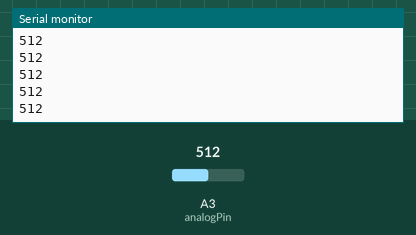
Recording of a sketch running on a simulated Arduino Uno, built with avr-gcc and run on an emulated ATmega328P. Parts: the last lines printed to the serial monitor. Inputs (shaded band) come from the test bench; at power-on: A3 (analogPin) = 512.

Above: at 1.2 s.
1.3 s: A3 (analogPin) set to 716
At 2.2 s:
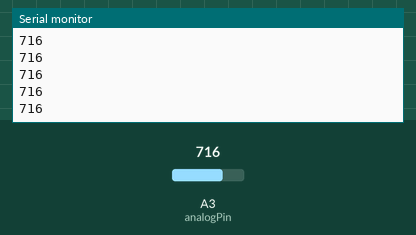
2.8 s: A3 (analogPin) set to 900
At 3.4 s:
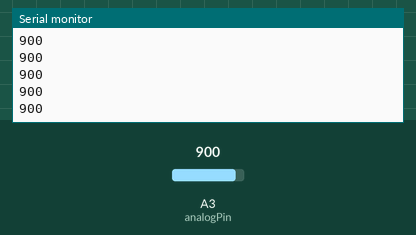
Timing chart, 0 to 5.8 s (numbered marks = the images above; inputs shaded):
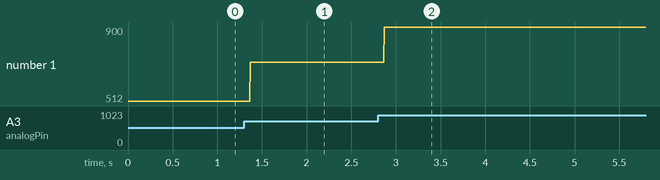

Measured:
- after the input at 1.3 s, the serial monitor: prints a new line after 0.07 s (image 1)
- after the input at 2.8 s, the serial monitor: prints a new line after 0.07 s (image 2)
- plotted number 1: 512 → 716 after the input at 1.3 s, 716 → 900 after the input at 2.8 s

The sketch:

02.analogReference__.ino
```cpp
int analogPin = A3; // ボリューム抵抗の中央の端子をアナログピンの3番に接続する。
                    // ボリューム抵抗の両側の端子はGNDと5Vに接続する。
int val = 0;  // 読み込んだ値を保存するための変数"val"を0で初期化する。

void setup() {
    analogReference(DEFAULT);     // 5V駆動のArduinoでは5V、3.3V駆動のArduinoでは3.3Vが設定される。
    Serial.begin(9600);           // シリアル通信を設定する。
}

void loop() {
    val = analogRead(analogPin);  // 入力ピンの値を読み込む。
    Serial.println(val);          // 変数"val"の値をシリアル通信で表示する。
}
```
